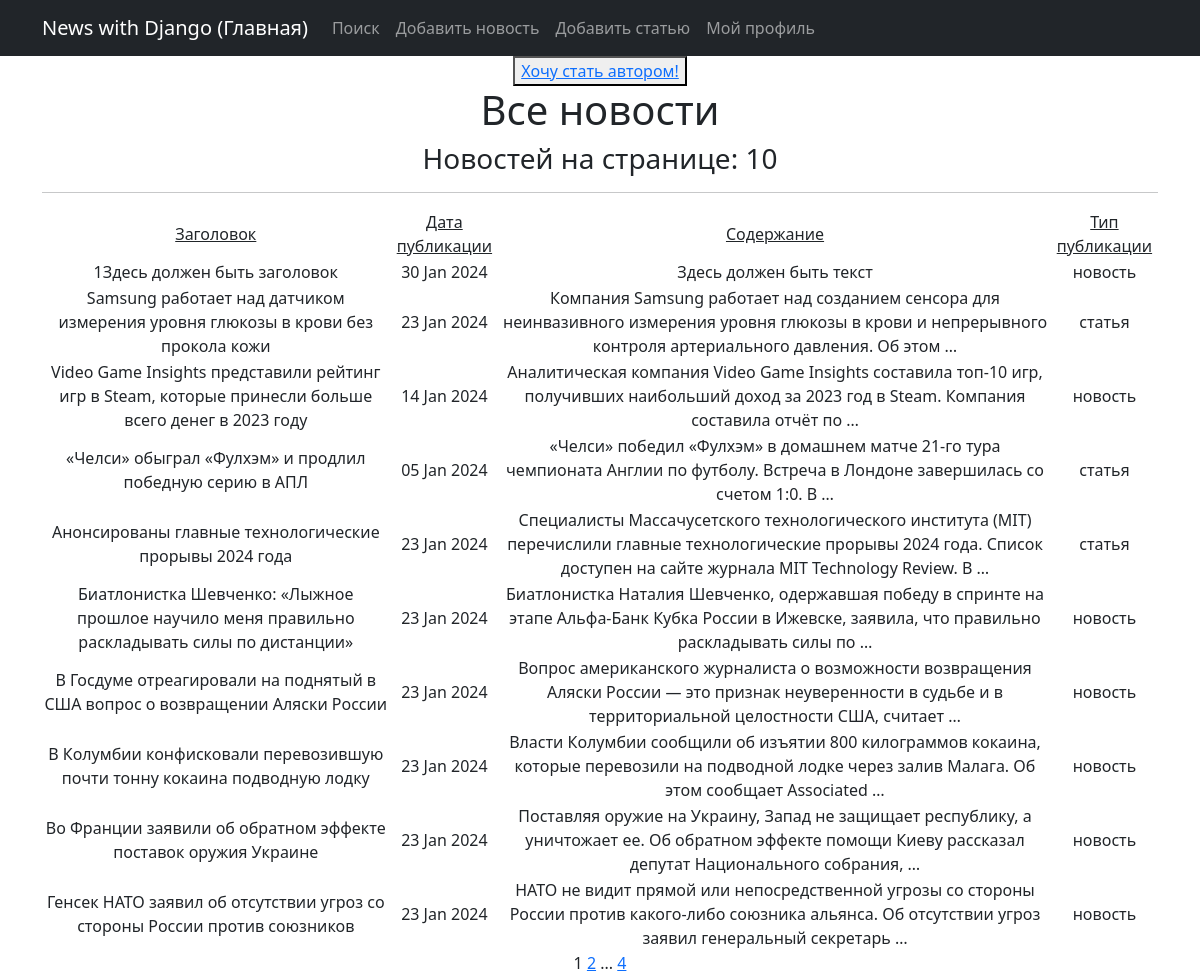
Page /newsportal/ (signed in) on the committed database.
### news/models.py (models this page shows, shortened)
class Post(models.Model):
    article = 'A'
    news = 'N'
    CHOISE = [
        (article, 'статья'),
        (news, 'новость')
    ]
    authorship = models.ForeignKey(Author, on_delete = models.CASCADE)
    type = models.CharField(max_length=1, choices=CHOISE, default=news)
    publication_time = models.DateTimeField(auto_now_add=True)
    category = models.ManyToManyField(Category, through='Post_Category')
    title = models.CharField(default='Здесь должен быть заголовок', max_length=225)
    text = models.TextField(default='Здесь должен быть текст')
    rating = models.IntegerField(default=0)

### news/views.py (the view)
# urls.py: path('', PostList.as_view(), name='post_list'),
class PostList(ListView, LoginRequiredMixin):
    model = Post
    ordering = 'title'
    template_name = 'posts.html'
    context_object_name = 'posts'
    paginate_by = 10
    def get_context_data(self, **kwargs):
        context = super().get_context_data(**kwargs)
        context['is_not_author'] = not self.request.user.groups.filter(name = 'Authors').exists()
        return context

### news/templatetags/custom_filters.py (called while the page is built)
@register.simple_tag(takes_context=True)
def url_replace(context, **kwargs):
   d = context['request'].GET.copy()
   for k, v in kwargs.items():
       d[k] = v
   return d.urlencode()

### templates/posts.html (shortened to what this page needs)
{% extends 'flatpages/default.html' %}
{% load custom_filters %}
{% block content %}
{% if is_not_author %}
<button> <a href="upgrade/"> Хочу стать автором!</a> </button>
{% endif %}
<h1>Все новости</h1>
   <h3>Новостей на странице: {{posts | length }}</h3>
   <hr>
       <table>
           <td><u>Заголовок</u></td>
           <td><u>Дата публикации</u></td>
           <td><u>Содержание</u></td>
           <td><u>Тип публикации</u></td>
           {% for post in posts %}
           <tr>
               <td>{{ post.title }}</td>
               <td>{{ post.publication_time |date:'d M Y' }}</td>
               <td>{{ post.text | truncatewords:20 | censor }}</td>
               <td>{{ post.get_type_display }}</td>
           </tr>
           {% endfor %}
       </table>
   {{ page_obj.number }}
   {% if page_obj.has_next %}
       <a href="?{% url_replace page=page_obj.next_page_number %}">{{ page_obj.next_page_number }}</a>
       {% if paginator.num_pages != page_obj.next_page_number %}
           ...
           <a href="?{% url_replace page=page_obj.paginator.num_pages %}">{{ page_obj.paginator.num_pages }}</a>
       {% endif %}
   {% endif %}
{% endblock content %}

### rows in the picture
Post: title "1Здесь должен быть заголовок", publication_time "30 Jan 2024", text|censor "Здесь должен быть текст", type "новость"
Post: title "Samsung работает над датчиком измерения уровня глюкозы в крови без прокола кожи", publication_time "23 Jan 2024", text|censor "Компания Samsung работает над созданием сенсора для неинвазивного измерения уровня глюкозы в крови и непрерывного контроля артериального давления. Об этом …", type "статья"
Post: title "Video Game Insights представили рейтинг игр в Steam, которые принесли больше всего денег в 2023 году", publication_time "14 Jan 2024", text|censor "Аналитическая компания Video Game Insights составила топ-10 игр, получивших наибольший доход за 2023 год в Steam. Компания составила отчёт по …", type "новость"
Post: title "«Челси» обыграл «Фулхэм» и продлил победную серию в АПЛ", publication_time "05 Jan 2024", text|censor "«Челси» победил «Фулхэм» в домашнем матче 21‑го тура чемпионата Англии по футболу. Встреча в Лондоне завершилась со счетом 1:0. В …", type "статья"
Post: title "Анонсированы главные технологические прорывы 2024 года", publication_time "23 Jan 2024", text|censor "Специалисты Массачусетского технологического института (MIT) перечислили главные технологические прорывы 2024 года. Список доступен на сайте журнала MIT Technology Review. В …", type "статья"
Post: title "Биатлонистка Шевченко: «Лыжное прошлое научило меня правильно раскладывать силы по дистанции»", publication_time "23 Jan 2024", text|censor "Биатлонистка Наталия Шевченко, одержавшая победу в спринте на этапе Альфа‑Банк Кубка России в Ижевске, заявила, что правильно раскладывать силы по …", type "новость"
Post: title "В Госдуме отреагировали на поднятый в США вопрос о возвращении Аляски России", publication_time "23 Jan 2024", text|censor "Вопрос американского журналиста о возможности возвращения Аляски России — это признак неуверенности в судьбе и в территориальной целостности США, считает …", type "новость"
Post: title "В Колумбии конфисковали перевозившую почти тонну кокаина подводную лодку", publication_time "23 Jan 2024", text|censor "Власти Колумбии сообщили об изъятии 800 килограммов кокаина, которые перевозили на подводной лодке через залив Малага. Об этом сообщает Associated …", type "новость"
Post: title "Во Франции заявили об обратном эффекте поставок оружия Украине", publication_time "23 Jan 2024", text|censor "Поставляя оружие на Украину, Запад не защищает республику, а уничтожает ее. Об обратном эффекте помощи Киеву рассказал депутат Национального собрания, …", type "новость"
Post: title "Генсек НАТО заявил об отсутствии угроз со стороны России против союзников", publication_time "23 Jan 2024", text|censor "НАТО не видит прямой или непосредственной угрозы со стороны России против какого-либо союзника альянса. Об отсутствии угроз заявил генеральный секретарь …", type "новость"

### other values in the picture
{{ posts | length }} "10"
{{ page_obj.number }} "1"
{{ page_obj.next_page_number }} "2"
{{ page_obj.paginator.num_pages }} "4"
